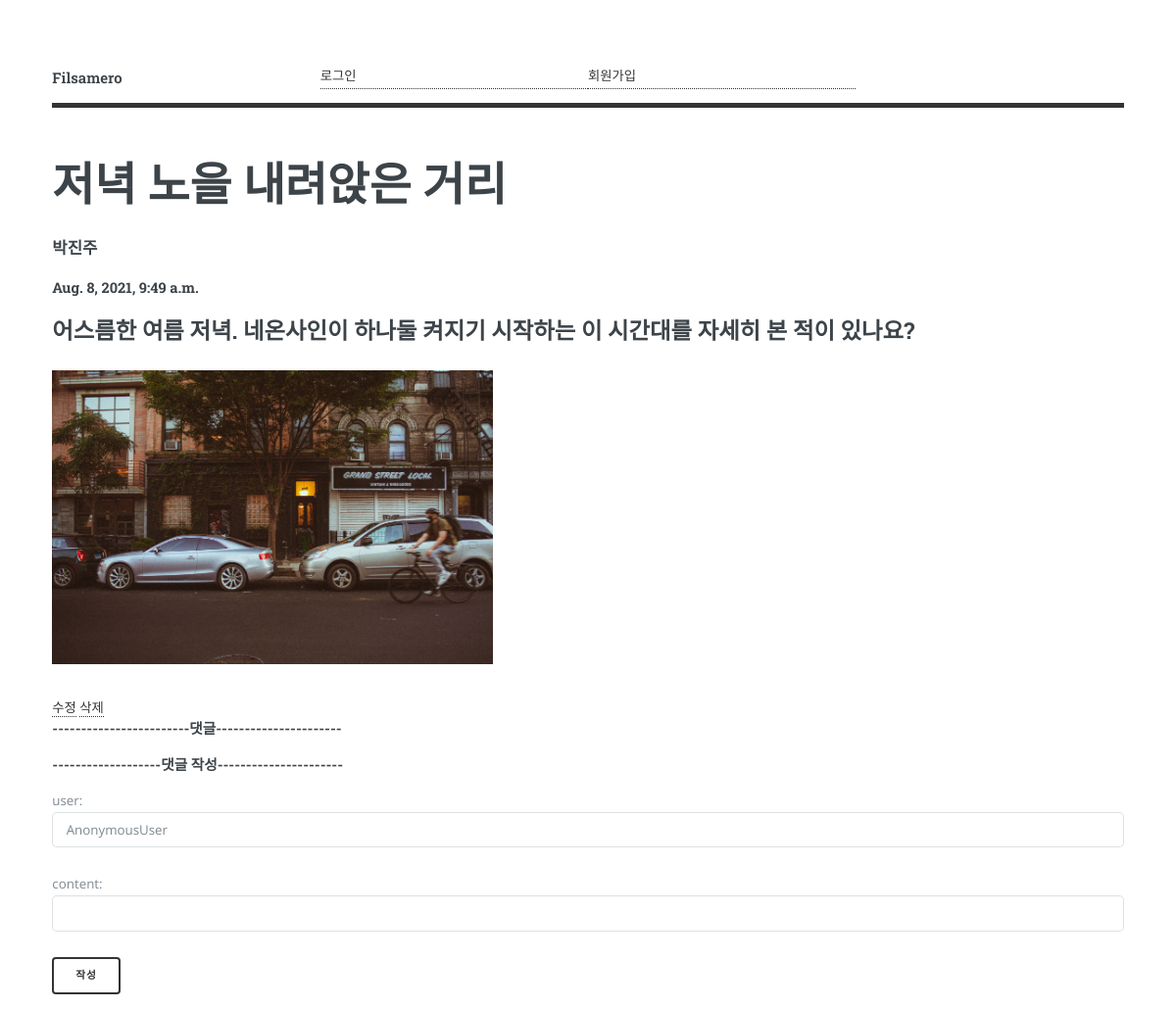
Page /detail/1/ on the earlier database version.
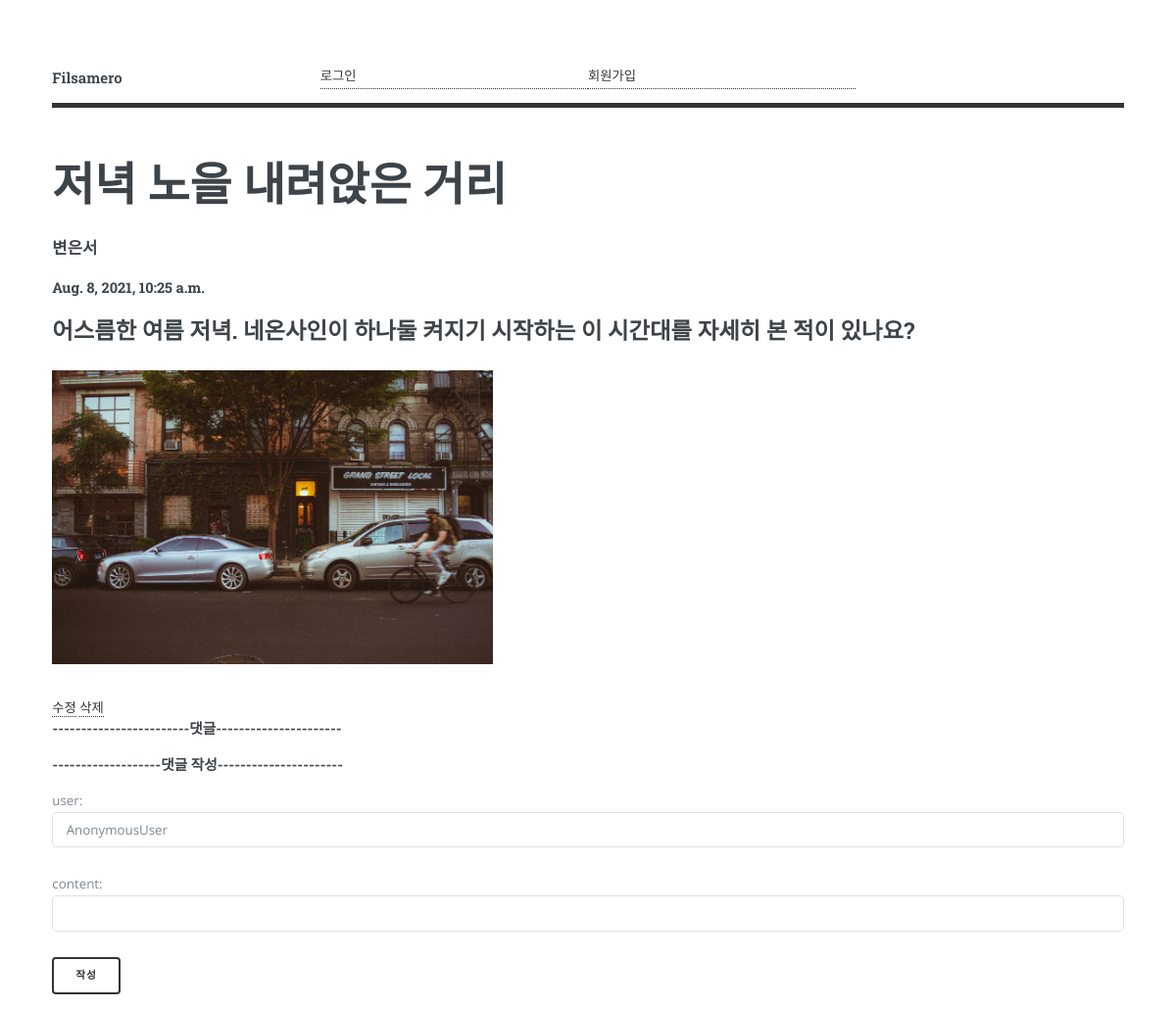
Same page on the later database version.
### blogApp/models.py (models this page shows, shortened)
class Blog(models.Model):
    objects = models.Manager()
    title = models.CharField(max_length=100)
    writer = models.CharField(max_length=100)
    pub_date = models.DateTimeField()
    body = models.TextField()
    image = models.ImageField(upload_to = 'images/', default = "")

### blogApp/views.py (the view)
# urls.py: path('detail/<int:id>/', detail, name="detail"),  # detail 페이지
def detail(request,id):
    detail_data = get_object_or_404(Blog,pk=id)
    comments = Comment.objects.filter(blog_id = id)
    context= {
        'title' : detail_data.title,
        'writer' : detail_data.writer,
        'pub_date' : detail_data.pub_date,
        'body' : detail_data.body,
        'id' : id,
        'comments' : comments,
        'image' : detail_data.image
    }
    return render(request,'community_detail.html',context)

### blogApp/templates/community_detail.html (shortened to what this page needs)
{% load static %}
<!DOCTYPE html>
<html>
  <head>
    <link rel="stylesheet" href="{% static 'css/main.css' %}" />
  </head>
  <body class="is-preload">
    <div id="wrapper">
		<div id="main">
		  <div class="inner">
			<header id="header">
				<a href="{% url 'mainpage' %}" class="logo"><strong>Filsamero</strong></a>
				{% if user.is_authenticated %}
				<a href = "{% url 'logout' %}" >로그아웃</a>
				{% else %}
				<a href = "{% url 'login' %}" >로그인</a>
				<a href = "{% url 'signup' %}">회원가입</a>
				{% endif %}
			  <ul class="icons">
			  </ul>
			</header>
			<section id="banner">
			  <div class="content">
                <h1>{{title}}</h1>
                <h3>{{writer}}</h3>
                <h4>{{pub_date}}</h4>
                <h2>{{body}}</h2>
                <img src="{{image.url}}" height="300"/>
                <a href="{% url 'update_page' id %}">수정</a>
                <a href="{% url 'delete' id %}">삭제</a>
                <h4>------------------------댓글----------------------</h4>
                <h4>-------------------댓글 작성----------------------</h4>
                <form action="{% url 'create_comment' id %}" method="POST" enctype="multipart/form-data">
                    <p>user: <input type="text" name="user" value="{{user}}"></p>
                    <p>content: <input type="text" name="content" value="{{content}}"></p>
                    <button type="submit">작성</button>
                </form>
			  </div>
			</section>
		  </div>
		</div>
	  </div>
	</body>
  </html>

Differences in the rows shown:
changed Blog "저녁 노을 내려앉은 거리": writer "박진주" → "변은서"; pub_date "Aug. 8, 2021, 9:49 a.m." → "Aug. 8, 2021, 10:25 a.m."
